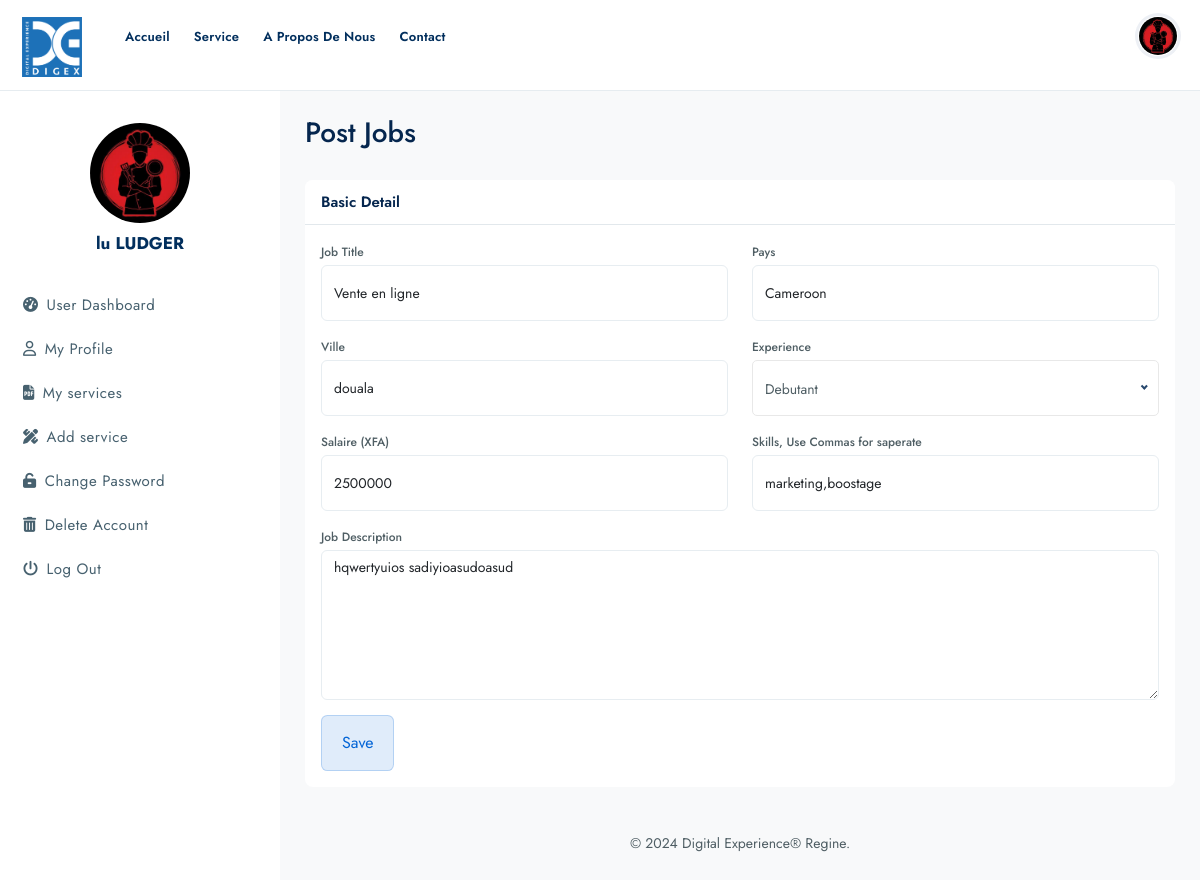
/user/update_job.php?id=1 (signed in), run on the app's committed database.
### tables this page shows
CREATE TABLE `services` (
  `id` int(11) NOT NULL,
  `user_id` int(11) NOT NULL,
  `title` varchar(100) NOT NULL,
  `expired` enum('0','1') NOT NULL DEFAULT '0',
  `pays_service` varchar(100) NOT NULL,
  `ville_service` varchar(100) NOT NULL,
  `experience_service` varchar(100) NOT NULL,
  `description_service` varchar(255) NOT NULL,
  `salaire_service` int(11) NOT NULL,
  `skill_service` varchar(100) NOT NULL,
  `applied_service` int(11) NOT NULL DEFAULT 0,
  `view_service` int(11) NOT NULL DEFAULT 0,
  `created_at` date NOT NULL,
  `updated_at` date NOT NULL
);

### user/view/uJob_view.php (the view, shortened to what this page needs)
<?php
if(isset($_GET['id'])){
    $service = $_GET['id'];
    include('../actions/conbd.php');
    $sql="SELECT * FROM services
    WHERE `id` = $service;";
    $query = mysqli_query($link,$sql);
    $nblignes=mysqli_num_rows($query);
    if($nblignes>0){
        while($data = mysqli_fetch_array($query)){
?>
<div class="dashboard-wrap bg-light">
    <?php include('include/mobnav_dash.php')?>
    <div class="dashboard-content">
        <div class="dashboard-tlbar d-block mb-4">
            <div class="row">
                <div class="colxl-12 col-lg-12 col-md-12">
                    <h1 class="mb-1 fs-3 fw-medium">Post Jobs</h1>
                </div>
            </div>
        </div>
        <div class="dashboard-widg-bar d-block">
            <div class="card">
                <div class="card-header">
                    <h4>Basic Detail</h4>
                </div>
                <div class="card-body">
                    <form action="../actions/createService.php?update=" method="post">
                        <div class="row">
                            <div class="col-xl-6 col-lg-6 col-md-12">
                                <div class="form-group">
                                    <label>Job Title</label>
                                    <input type="text" name="title" id="title" class="form-control" value="<?=$data['title']?>">
                                </div>
                            </div>
                            <div class="col-xl-6 col-lg-6 col-md-12">
                                <div class="form-group">
                                    <label>Pays</label>
                                    <input type="text" name="pays" id="pays" class="form-control" value="<?=$data['pays_service']?>">
                                </div>
                            </div>
                            <div class="col-xl-6 col-lg-6 col-md-12">
                                <div class="form-group">
                                    <label>Ville</label>
                                    <input type="text" name="ville" id="ville" class="form-control" value="<?=$data['ville_service']?>">
                                </div>
                            </div>
                            <div class="col-xl-6 col-lg-6 col-md-12">
                                <div class="form-group">
                                    <label>Experience</label>
                                    <div class="select-ops">
                                    </div>
                                </div>
                            </div>
                            <div class="col-xl-6 col-lg-6 col-md-12">
                                <div class="form-group">
                                    <label>Salaire (XFA)</label>
                                    <input type="number" name="salaire" id="salaire" class="form-control" value="<?=$data['salaire_service']?>">
                                </div>
                            </div>
                            <div class="col-xl-6 col-lg-6 col-md-12">
                                <div class="form-group">
                                    <label>Skills, Use Commas for saperate</label>
                                    <input type="text" name="skill" class="form-control" value="<?=$data['skill_service']?>">
                                </div>
                            </div>
                            <div class="col-xl-12 col-lg-12 col-md-12">
                                <div class="form-group">
                                    <label>Job Description</label>
                                    <textarea class="form-control simple" name="description" id="description"><?=$data['description_service']?></textarea>
                                </div>
                            </div>
                        </div>
                        <div class="row">
                            <div class="col-lg-12 col-md-12">
                                <button type="submit" class="btn ft--medium btn-light-primary">Save</button>
                            </div>
                        </div>
                    </form>
                </div>
            </div>
        </div>
        <?php include('include/footer_dash.php')?>
    </div>
</div>
<?php
}
}
}
?>

### user/include/mobnav_dash.php (shortened to what this page needs)
<?php
    if(trim($_SESSION['connect']['img']) > 0){
        $image = '../images_users/'.$_SESSION['connect']['img'];
    }else{
        $image = '../assets/img/user.png';
    }
?>
<div class="collapse" id="MobNav">
    <div class="dashboard-nav">
        <div class="dash-user-blocks pt-5">
            <div class="jbs-grid-usrs-thumb">
                <div class="jbs-grid-yuo">
                    <a href="candidate-detail.html"><figure><img src="<?=$image?>" class="img-fluid circle" alt=""></figure></a>
                </div>
            </div>
            <div class="jbs-grid-usrs-caption mb-3">
                <div class="jbs-tiosk">
                    <h4 class="jbs-tiosk-title"><a href="user.php"><?=$_SESSION['connect']['prenom']?> <?=$_SESSION['connect']['nom']?></a></h4>
                </div>
            </div>
        </div>
        <div class="dashboard-inner">
            <ul data-submenu-title="Main Navigation">
                <li <?= basename($_SERVER['PHP_SELF']) == 'index.php'? "class='active'" : ""; ?>><a href="index.php"><i class="fa-solid fa-gauge-high me-2"></i>User Dashboard</a></li>
                <li <?= basename($_SERVER['PHP_SELF']) == 'profile.php'? "class='active'" : ""; ?>><a href="profile.php"><i class="fa-regular fa-user me-2"></i>My Profile </a></li>
                <li <?= basename($_SERVER['PHP_SELF']) == 'job.php'? "class='active'" : ""; ?>><a href="job.php"><i class="fa-solid fa-file-pdf me-2"></i>My services</a></li>
                <li <?= basename($_SERVER['PHP_SELF']) == 'create_job.php'? "class='active'" : ""; ?>><a href="create_job.php"><i class="fa-solid fa-pen-ruler me-2"></i>Add service</a></li>
                <li <?= basename($_SERVER['PHP_SELF']) == 'password.php'? "class='active'" : ""; ?>><a href="password.php"><i class="fa-solid fa-unlock-keyhole me-2"></i>Change Password</a></li>
                <li <?= basename($_SERVER['PHP_SELF']) == 'delete.php'? "class='active'" : ""; ?>><a href="delete.php"><i class="fa-solid fa-trash-can me-2"></i>Delete Account</a></li>
                <li><a href="../logout.php"><i class="fa-solid fa-power-off me-2"></i>Log Out</a></li>
            </ul>
        </div>
    </div>
</div>

### user/include/footer_dash.php
<div class="row">
    <div class="col-md-12">
        <div class="py-3 text-center">© 2024 Digital Experience® Regine.</div>
    </div>
</div>

### assets/css/colors.css (style rules this page uses)
.blue-theme .btn-light-primary { background:rgba(2,100,214, 0.12); border-color:rgba(2,100,214, 0.2); color:#0264d6; }

### data on the page
services: title "Vente en ligne", pays "Cameroon", ville "douala", salaire "2500000", skill "marketing,boostage", description "hqwertyuios sadiyioasudoasud"
